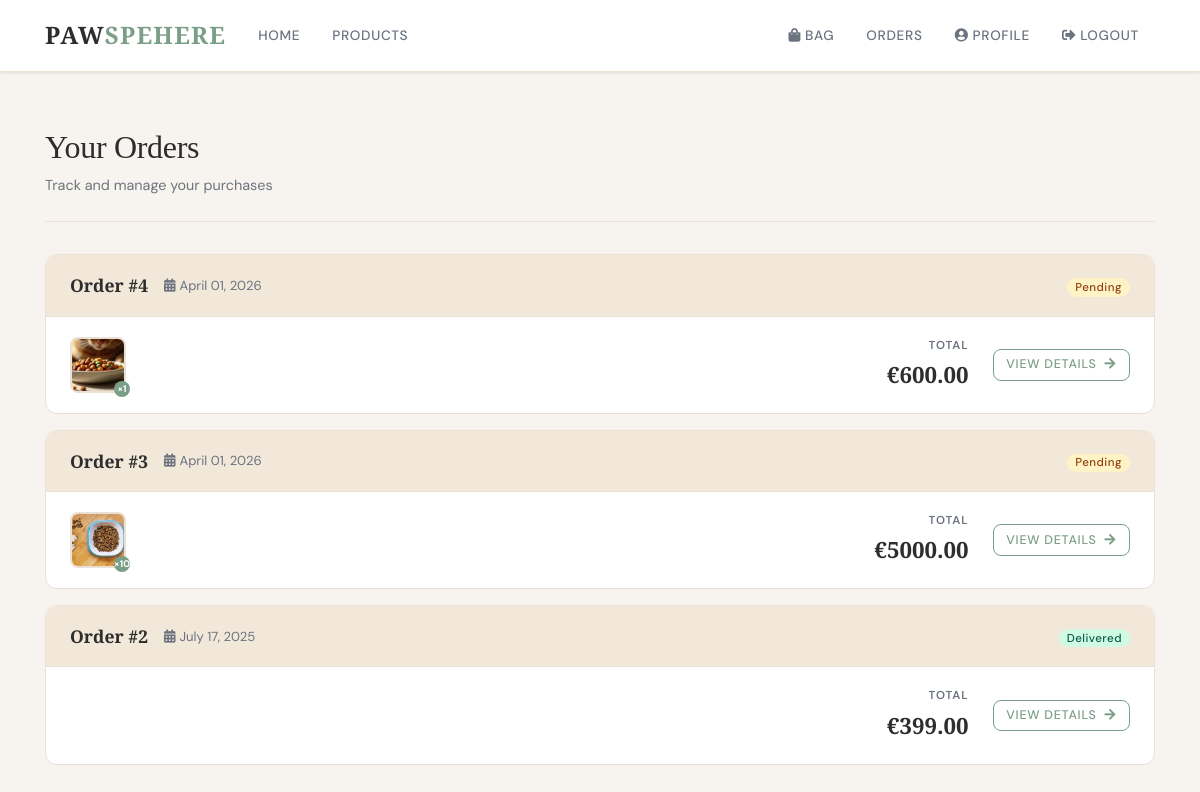
The page /cart/order-history/ (signed in) on the database its author committed.
### cart/models.py (models this page shows, shortened)
class Order(models.Model):
    STATUS_CHOICES = (
        ('pending', 'Pending'),
        ('processing', 'Processing'),
        ('shipped', 'Shipped'),
        ('delivered', 'Delivered'),
        ('cancelled', 'Cancelled'),
    )
    user = models.ForeignKey(User, on_delete=models.CASCADE)
    full_name = models.CharField(max_length=100)
    email = models.EmailField()
    address = models.CharField(max_length=250)
    city = models.CharField(max_length=100)
    postal_code = models.CharField(max_length=20)
    country = models.CharField(max_length=100)
    created = models.DateTimeField(auto_now_add=True)
    updated = models.DateTimeField(auto_now=True)
    status = models.CharField(max_length=20, choices=STATUS_CHOICES, default='pending')
    total_price = models.DecimalField(max_digits=10, decimal_places=2)
    class Meta:
        ordering = ['-created']

class OrderItem(models.Model):
    order = models.ForeignKey(Order, related_name='items', on_delete=models.CASCADE)
    product = models.ForeignKey(Product, on_delete=models.CASCADE)
    price = models.DecimalField(max_digits=10, decimal_places=2)
    quantity = models.PositiveIntegerField(default=1)

### products/models.py (models this page shows, shortened)
class Product(models.Model):
    name = models.CharField(max_length=200)
    description = models.TextField()
    price = models.DecimalField(max_digits=10, decimal_places=2)
    category = models.ForeignKey(
        Category,
        on_delete=models.CASCADE,
        related_name="products",
    )
    materials = models.CharField(max_length=255)
    image = models.ImageField(
        upload_to="product_images",
        default="default_product.jpg",
    )
    seller = models.ForeignKey(User, on_delete=models.CASCADE)
    date_posted = models.DateTimeField(auto_now_add=True)
    in_stock = models.BooleanField(default=True)

### cart/views.py (the view)
# urls.py: path('order-history/', views.order_history, name='order-history'),
@login_required
def order_history(request):
    orders = Order.objects.filter(user=request.user).order_by('-created')
    context = {
        'orders': orders,
        'title': 'Order History'
    }
    return render(request, 'cart/order_history.html', context)

### cart/context_processors.py (called while the page is built)
def cart_counter(request):
    if request.user.is_authenticated:
        cart_count = CartItem.objects.filter(user=request.user).count()
        return {'cart_count': cart_count}
    return {'cart_count': 0}

### templates/cart/order_history.html (shortened to what this page needs)
{% extends "base.html" %}
{% block content %}
<div class="page-header">
    <h1>Your Orders</h1>
    <p class="text-muted mb-0" style="font-size:0.9rem;">Track and manage your purchases</p>
</div>
{% if orders %}
<div class="orders-list">
    {% for order in orders %}
    <div class="order-card">
        <div class="order-card-header">
            <div class="order-header-left">
                <span class="order-number">Order #{{ order.id }}</span>
                <span class="order-date"><i class="fas fa-calendar-alt mr-1"></i>{{ order.created|date:"F d, Y" }}</span>
            </div>
            <div class="order-header-right">
                {% if order.status == 'pending' %}
                    <span class="badge badge-warning">{{ order.get_status_display }}</span>
                {% elif order.status == 'processing' %}
                    <span class="badge badge-info">{{ order.get_status_display }}</span>
                {% elif order.status == 'shipped' %}
                    <span class="badge badge-primary">{{ order.get_status_display }}</span>
                {% elif order.status == 'delivered' %}
                    <span class="badge badge-success">{{ order.get_status_display }}</span>
                {% elif order.status == 'cancelled' %}
                    <span class="badge badge-danger">{{ order.get_status_display }}</span>
                {% endif %}
            </div>
        </div>
        <div class="order-card-body">
            <div class="order-items-preview">
                {% for item in order.items.all|slice:":3" %}
                <div class="preview-item">
                    <img src="{{ item.product.image.url }}" alt="{{ item.product.name }}" class="preview-img">
                    <span class="preview-qty">×{{ item.quantity }}</span>
                </div>
                {% endfor %}
            </div>
            <div class="order-card-total">
                <span class="total-label">Total</span>
                <span class="total-amount">€{{ order.total_price }}</span>
            </div>
            <div class="order-card-action">
                <a href="{% url 'order-detail' order.id %}" class="btn btn-outline-primary btn-sm">
                    View Details <i class="fas fa-arrow-right ml-1"></i>
                </a>
            </div>
        </div>
    </div>
    {% endfor %}
</div>
{% endif %}
{% endblock content %}

### templates/base.html (shortened to what this page needs)
<!DOCTYPE html>
<html lang="en">
<head>
    <link rel="stylesheet" href="https://cdn.jsdelivr.net/npm/bootstrap@4.6.2/dist/css/bootstrap.min.css">
    <link rel="stylesheet" href="https://cdnjs.cloudflare.com/ajax/libs/font-awesome/5.15.3/css/all.min.css">
</head>
<body>
    <nav class="navbar navbar-expand-lg fixed-top">
        <div class="container">
            <a class="navbar-brand" href="{% url 'home' %}">
                Paw<span>Spehere</span>
            </a>
            <div class="collapse navbar-collapse" id="navbarNav">
                <ul class="navbar-nav mr-auto">
                    <li class="nav-item">
                        <a class="nav-link" href="{% url 'home' %}">Home</a>
                    </li>
                    <li class="nav-item">
                        <a class="nav-link" href="{% url 'products' %}">Products</a>
                    </li>
                </ul>
                <ul class="navbar-nav align-items-center">
                    {% if user.is_authenticated %}
                        <li class="nav-item">
                            <a class="nav-link" href="{% url 'cart' %}">
                                <i class="fas fa-shopping-bag mr-1"></i>Bag
                            </a>
                        </li>
                        <li class="nav-item">
                            <a class="nav-link" href="{% url 'order-history' %}">Orders</a>
                        </li>
                        <li class="nav-item">
                            <a class="nav-link" href="{% url 'profile' %}"><i class="fas fa-user-circle mr-1"></i>Profile</a>
                        </li>
                        <li class="nav-item">
                            <form method="POST" action="{% url 'logout' %}" class="d-inline">
                                <button type="submit" class="btn-nav-logout">
                                    <i class="fas fa-sign-out-alt mr-1"></i>Logout
                                </button>
                            </form>
                        </li>
                    {% endif %}
                </ul>
            </div>
        </div>
    </nav>
    <main class="container mt-4">
        {% block content %}{% endblock %}
    </main>
</body>
</html>

### templates/base.html (style rules this page uses)
:root { --cream: #F7F3EE; --white: #FFFFFF; --sage: #7B9E87; --sage-light: #A8C4B0; --sage-dark: #5C7D67; --terracotta: #C17F5A; --terracotta-light: #D4956E; --sand: #E8D5BA; --sand-light: #F2E8D9; --charcoal: #2D2D2D; --gray-600: #6B7280; --gray-400: #9CA3AF; --gray-200: #E5E7EB; --border: #EAE0D5; --shadow-sm: 0 1px 3px rgba(0,0,0,0.06), 0 1px 2px rgba(0,0,0,0.04); --shadow-md: 0 4px 12px rgba(0,0,0,0.08); --shadow-lg: 0 10px 30px rgba(0,0,0,0.10); --radius: 12px; --radius-sm: 8px; }
* { box-sizing: border-box; margin: 0; padding: 0; }
html { scroll-behavior: smooth; }
body { background-color: var(--cream); font-family: 'DM Sans', sans-serif; color: var(--charcoal); line-height: 1.6; min-height: 100vh; display: flex; flex-direction: column; padding-top: 72px; }
main { flex: 1; }
h1, h2, h3, h4, h5, h6 { font-family: 'Cormorant Garamond', serif; font-weight: 500; letter-spacing: -0.01em; }
h1 { font-size: 2.4rem; }
.navbar { background-color: var(--white) !important; border-bottom: 1px solid var(--border); padding: 0 0; box-shadow: var(--shadow-sm); height: 72px; }
.navbar .container { display: flex; align-items: center; height: 72px; }
.navbar-brand { font-family: 'Cormorant Garamond', serif; font-weight: 600; font-size: 1.5rem; color: var(--charcoal) !important; letter-spacing: 0.05em; text-transform: uppercase; }
.navbar-brand span { color: var(--sage); }
.navbar-nav .nav-link { color: var(--gray-600) !important; font-size: 0.85rem; font-weight: 500; letter-spacing: 0.05em; text-transform: uppercase; padding: 0.5rem 1rem !important; transition: color 0.2s ease; }
.btn-nav-logout { background: none; border: none; color: var(--gray-600) !important; font-size: 0.85rem; font-weight: 500; letter-spacing: 0.05em; text-transform: uppercase; padding: 0.5rem 1rem; cursor: pointer; transition: color 0.2s; }
.btn { font-family: 'DM Sans', sans-serif; font-size: 0.82rem; font-weight: 500; letter-spacing: 0.06em; text-transform: uppercase; border-radius: var(--radius-sm); padding: 0.6rem 1.4rem; transition: all 0.25s ease; border: none; }
.btn-outline-primary { background: transparent; border: 1.5px solid var(--sage); color: var(--sage); }
.btn-sm { padding: 0.35rem 0.8rem; font-size: 0.78rem; }
.badge { font-family: 'DM Sans', sans-serif; font-size: 0.72rem; font-weight: 500; letter-spacing: 0.04em; padding: 0.3em 0.7em; border-radius: 20px; }
.badge-success { background-color: #D1FAE5; color: #065F46; }
.badge-warning { background-color: #FEF3C7; color: #92400E; }
.page-header { padding: 2rem 0 1.5rem; border-bottom: 1px solid var(--border); margin-bottom: 2rem; }
.page-header h1 { font-size: 2rem; color: var(--charcoal); }

### templates/cart/order_history.html (style rules this page uses)
.orders-list { display:flex; flex-direction:column; gap:16px; }
.order-card { background:white; border:1px solid var(--border); border-radius:var(--radius); overflow:hidden; transition:box-shadow 0.25s; }
.order-card-header { display:flex; justify-content:space-between; align-items:center; padding:1rem 1.5rem; background:var(--sand-light); border-bottom:1px solid var(--border); }
.order-header-left { display:flex; align-items:center; gap:16px; flex-wrap:wrap; }
.order-number { font-family:'Cormorant Garamond',serif; font-size:1.1rem; font-weight:600; color:var(--charcoal); }
.order-date { font-size:0.82rem; color:var(--gray-600); }
.order-card-body { display:flex; align-items:center; gap:1.5rem; padding:1.25rem 1.5rem; flex-wrap:wrap; }
.order-items-preview { display:flex; align-items:center; gap:8px; flex:1; }
.preview-item { position:relative; }
.preview-img { width:56px; height:56px; object-fit:cover; border-radius:8px; border:2px solid var(--border); }
.preview-qty { position:absolute; bottom:-4px; right:-4px; background:var(--sage); color:white; border-radius:50%; width:16px; height:16px; display:flex; align-items:center; justify-content:center; font-size:0.6rem; font-weight:700; }
.order-card-total { text-align:right; }
.total-label { display:block; font-size:0.72rem; text-transform:uppercase; letter-spacing:0.08em; color:var(--gray-600); font-weight:600; margin-bottom:2px; }
.total-amount { font-family:'Cormorant Garamond',serif; font-size:1.4rem; font-weight:600; color:var(--charcoal); }

### rows shown on the page
Order: id "4", created "April 01, 2026", status "Pending", total_price "600.00"
OrderItem: product.image (picture), quantity "1"
Order: id "3", created "April 01, 2026", status "Pending", total_price "5000.00"
OrderItem: product.image (picture), quantity "10"
Order: id "2", created "July 17, 2025", status "Delivered", total_price "399.00"
